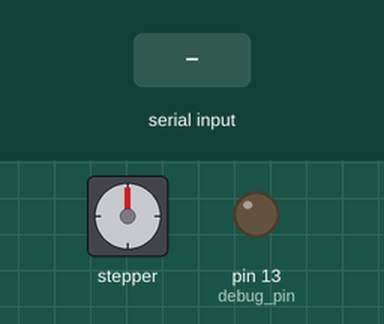
Bench run of a sketch on a simulated Arduino Uno, built with avr-gcc and run on an emulated ATmega328P. Parts: stepper motor, output pins drawn as LEDs (lit = HIGH). The test bench sets the inputs (shaded band). Stepper angles assume 200 steps per turn; what the sketch prints to the serial monitor is not drawn.

Above: at 1.2 s.
1.3 s: byte 90 received over Serial
At 2.6 s:
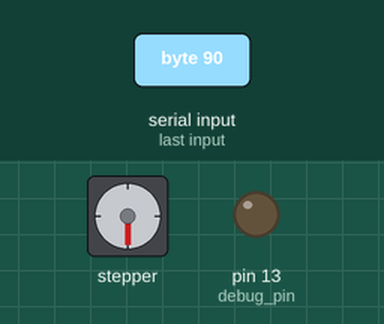
3.2 s: byte 30 received over Serial
At 3.36 s:
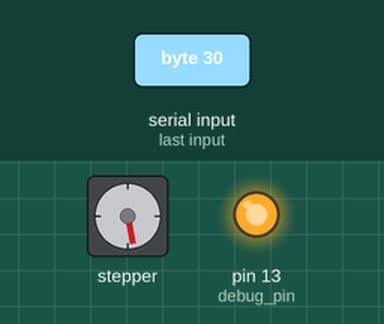
5.0 s: byte 120 received over Serial
At 5.17 s:
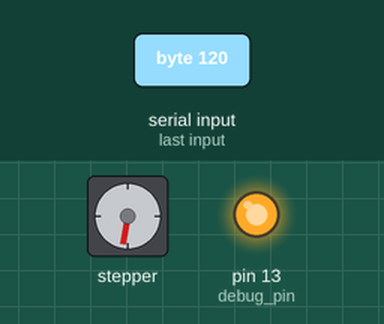
6.9 s: byte 30 received over Serial
At 7.07 s:
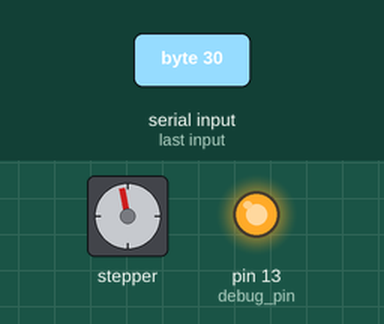
Timing chart, 0 to 9.8 s (numbered marks = the images above; inputs shaded):
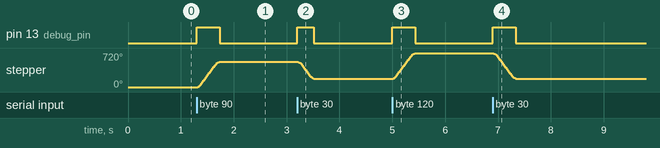

Measured:
- after the input at 1.3 s, pin 13 (debug_pin): LOW → HIGH at once, → LOW 0.43 s later; stepper: turns 540° clockwise in 0.41 s, starting at once
- after the input at 3.2 s, pin 13 (debug_pin): LOW → HIGH at once, → LOW 0.32 s later; stepper: turns 360° counter-clockwise in 0.29 s, starting at once
- after the input at 5.0 s, pin 13 (debug_pin): LOW → HIGH at once, → LOW 0.43 s later; stepper: turns 540° clockwise in 0.41 s, starting at once
- after the input at 6.9 s, pin 13 (debug_pin): LOW → HIGH at once, → LOW 0.43 s later; stepper: turns 540° counter-clockwise in 0.41 s, starting at once

The sketch:

nano_stepper.ino
```cpp
#include <AccelStepper.h>
#include "serial_byte.h"


#define STEPS_PER_OREV 600 // output revolution: 200 steps/rev * 3x gear-down

AccelStepper myStep(AccelStepper::DRIVER, 2, 3);

void setup()
{
  Serial.begin(115200);
  Serial.write(BYTE_OK); /* send PC wakeup message at startup */

  pinMode(13,OUTPUT); // debug pin
  digitalWrite(13,LOW); // initially off

  pinMode(4,INPUT_PULLUP); // limit switch pin #1

  myStep.setMaxSpeed(1000.0); // 2000 doesn't lose steps
  myStep.setAcceleration(10000.0); // 40000 doesn't lose steps
  myStep.moveTo(0);

//  while(true)
//  {
//    myStep.runToNewPosition(600/4); // turn 1/4 rev == 90 degrees
//    delay(500);
//    myStep.runToNewPosition(0);
//    delay(500);
//  }
}

long deg2step(long degs)
{
  long steps = STEPS_PER_OREV * degs / 360;
  return steps;
}

long step2deg(long steps) // rounds down to whole degree
{
  long degs = steps * 360 / STEPS_PER_OREV;
  return degs;
}

long stepperComm(long ang)
{
  long loc = deg2step(ang);

  if (loc != myStep.currentPosition())
  {
    myStep.runToNewPosition(loc); // blocking
  }

  long current = step2deg(myStep.currentPosition());

  return current;
}

// Current stepper angle, in degrees
long curAng=0;

void loop()
{
  if (Serial.available() > 0)
  {
    serial_byte b = Serial.read();

    if (b==BYTE_HOME)
    {
      int seeker = 0;
      digitalWrite(13, HIGH); // light LED while moving
      while(digitalRead(4)) // while limit switch not activated
      {
        //Serial.print(digitalRead(4));
        seeker -= 5;
        curAng = stepperComm(seeker); // go left 5 degs at a time
      }
      myStep.stop(); // stop at fast as possible
      digitalWrite(13, LOW); // LED off again
      Serial.write(deg2byte(0)); // hit switch, must be zero
      Serial.write(BYTE_HOME);
    }
    else if (b<=BYTE_MAX_ANGLE)
    {
      digitalWrite(13, HIGH); // light LED while moving
      long newAng = byte2deg(b);
      curAng = stepperComm(newAng);
      digitalWrite(13, LOW); // LED off again
      Serial.write(deg2byte(curAng));
    }
    else
    { /* unknown command */
      Serial.write(BYTE_ERROR+0);
    }
  }
}
```

serial_byte.h
```cpp
/* This header defines the serial datatype we send to/from the Arduino
*/
#ifndef __STEPPER_SERIAL_BYTE_H
#define __STEPPER_SERIAL_BYTE_H

// This is the datatype we exchange over serial.
//   It's limited to 0-255 (0x00 - 0xFF)
typedef unsigned char serial_byte;

#define BYTE_TO_ANGLE 2 /* 0-180 byte to 0-360 angle */
#define BYTE_MAX_ANGLE 180 /* largest serial_byte value that represents an angle */
#define BYTE_HOME ((serial_byte)0xD0) /* re-home command, sent from PC side */
#define BYTE_ERROR ((serial_byte)0xE0) /* error, sent up from Arduino (plus up to 15 error types) */
#define BYTE_OK ((serial_byte)0xF0) /* "I'm alive" byte, sent out from Arduino */

inline long byte2deg(serial_byte b) { return b*BYTE_TO_ANGLE; }
inline serial_byte deg2byte(long angle_deg) { return (angle_deg+BYTE_TO_ANGLE/2)/BYTE_TO_ANGLE; }


#endif /* def(this header) */
```
